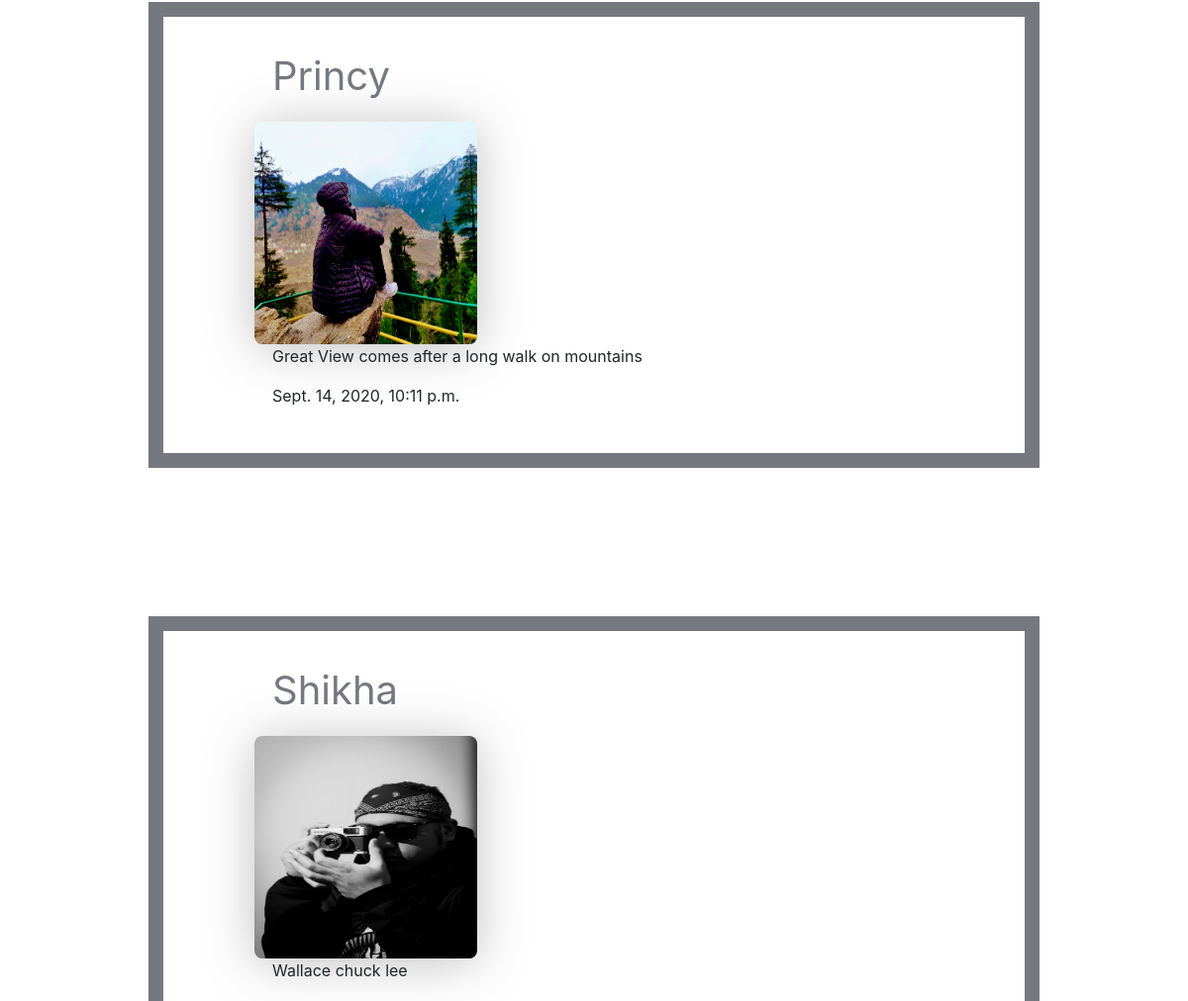
The page /following (signed in, middle part) on the database as committed earlier.
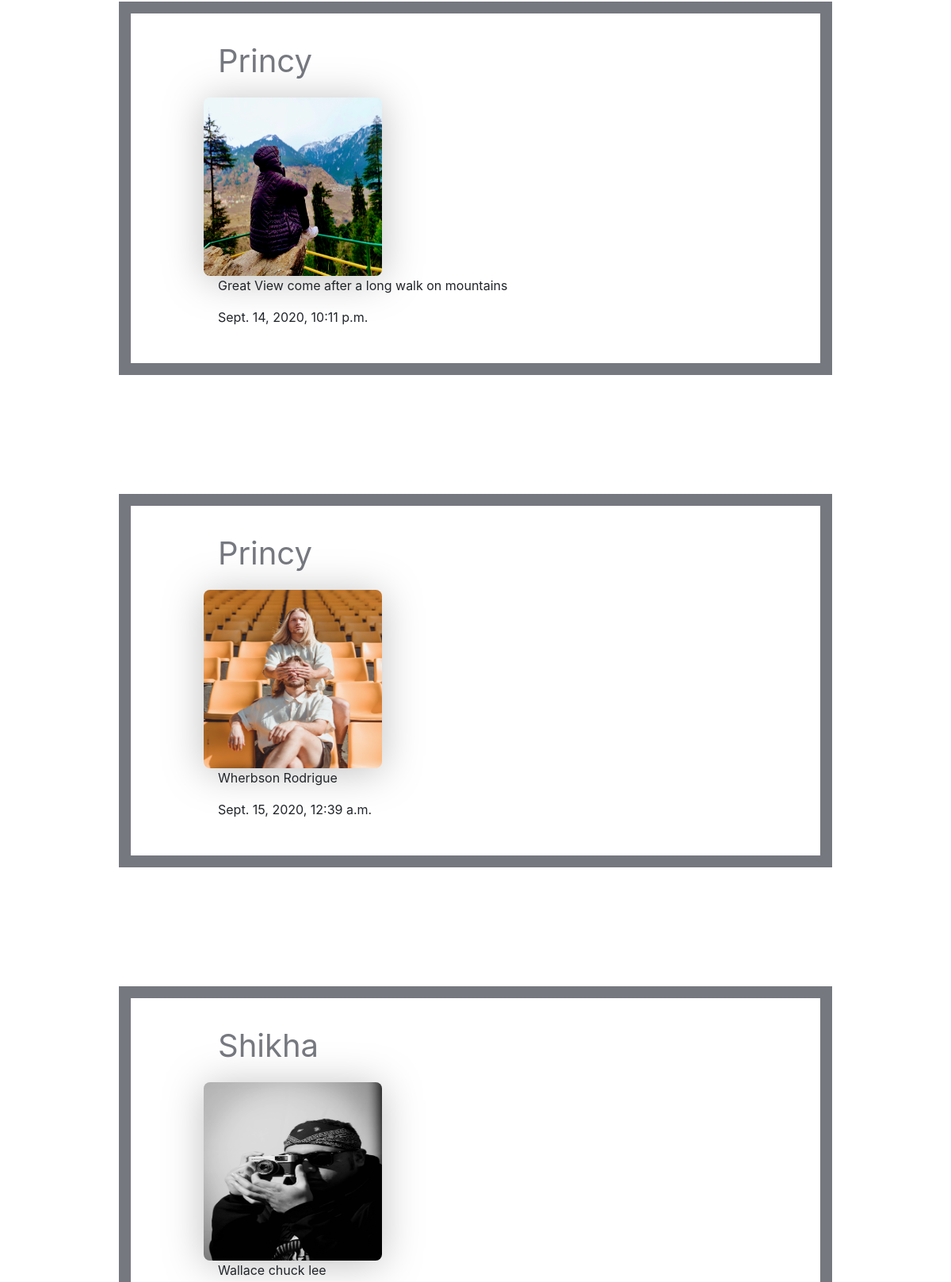
The same page on the database as committed later.
### network/models.py (models this page shows, shortened)
class Post(models.Model):
    post_owner= models.ForeignKey(User,related_name='post_by', on_delete=models.CASCADE)
    post_image=models.ImageField(null=True,blank=True)
    post_content=models.CharField(max_length=200, blank=True, null=True)
    timestamp=models.DateTimeField(auto_now_add=True)
    liked=models.BooleanField(default=False)
    @property
    def imageURL(self):
        try:
            url=self.post_image.url
        except:
            url=''
        return url
    def __str__(self):
        return self.post_content

class User(AbstractUser):
    pass

### network/views.py (the view)
# urls.py: path("following",views.following,name="followingPeoplePost"),
def following(request):
    userprofile=UserProfile.objects.all()
    totalFollowedUser=[]
    for profile in userprofile:
        if profile.follower == request.user:
            totalFollowedUser.append(profile)
    print(totalFollowedUser)
    print(totalFollowedUser[0].following)
    posts=Post.objects.all()
    onlyPost=[]
    for followedUser in totalFollowedUser:
        for post in posts:
            if post.post_owner==followedUser.following:
                onlyPost.append(post)
    print(onlyPost)
    context={'posts':onlyPost}
    return render(request,"network/following.html",context)

### network/models.py (called while the page is built)
    def __unicode__(self):
        return u'%s follows %s' % (self.follower, self.following)

### network/templates/network/following.html (shortened to what this page needs)
{% extends "network/layout.html" %}
{% load static %}
{% block body %}
  {% for post in posts %}
   <div class="post-styling-following">
    <p id="post-owner">{{post.post_owner|capfirst}}</p>
    <img id="post-image" src="{{post.imageURL}}" alt="">
    <p id="post-content">{{post.post_content}}</p>
    <p id="post-time">{{post.timestamp}}<p>
   </div>
  {% endfor %}
{% endblock %}

Rows that differ between the two databases and show on the page:
changed Post: post_content "Great View comes after a long walk on mountains" → "Great View come after a long walk on mountains"
added Post: post_owner "Princy", imageURL (picture), post_content "Wherbson Rodrigue", timestamp "Sept. 15, 2020, 12:39 a.m."
